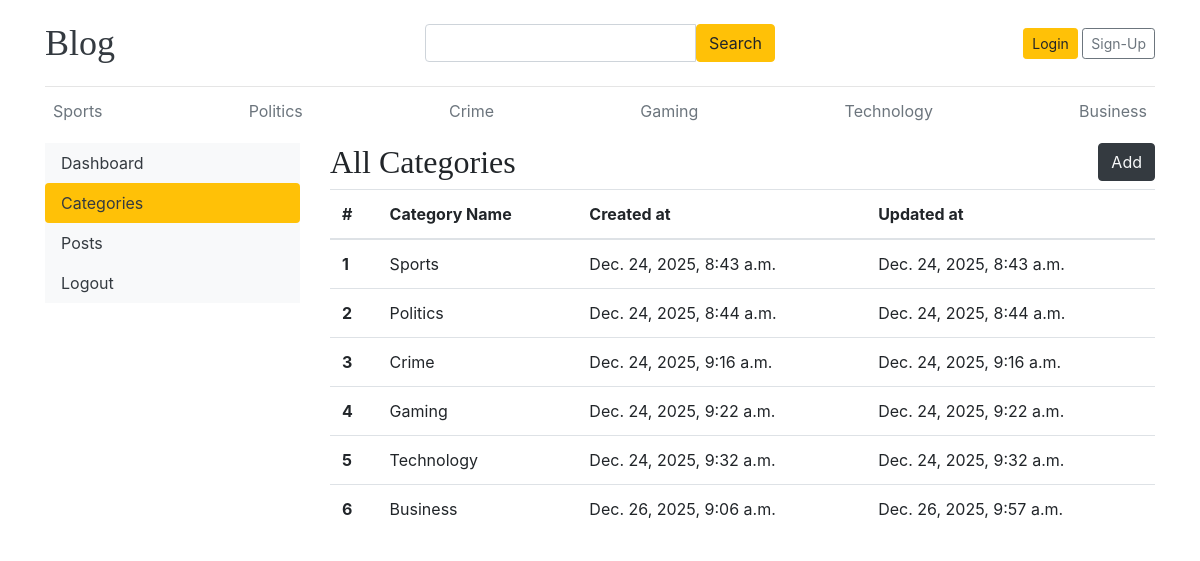
/dashboard/categories/, run on the app's committed database.
### blogs/models.py (models this page shows)
class Category(models.Model) :
    category_name = models.CharField("Category", max_length = 50, unique = True)
    created_at = models.DateTimeField(auto_now_add = True)
    updated_at = models.DateTimeField(auto_now = True)
    class Meta :
        verbose_name_plural = 'categories'
    def __str__(self) :
        return self.category_name

### dashboards/views.py (the view)
# urls.py: path('categories/', views.categories, name = "categories"),
def categories(request) :
    return render(request, "dashboard/categories.html")

### blogs/context_processors.py (called while the page is built)
def get_categories(request) :
    categories = Category.objects.all()
    return dict(categories = categories)

def get_socials(request) :
    social_links = SocialLink.objects.all()
    return dict(socials = social_links)

### templates/dashboard/categories.html (shortened to what this page needs)
{% extends "base.html" %}
{% block content %}
<div class="row">
    {% include "dashboard/sidebar.html" %}
    <div class="col-md-9">
        <div class="row">
            <div class="col"><h2>All Categories</h2></div>
            <div class="col"><a href = "{% url 'add_category' %}" class ="btn btn-dark text-light float-right mb-2">Add</a></div>
        </div>
        <table class="table table-hover">
            <thead>
                <tr>
                    <th>#</th>
                    <th>Category Name</th>
                    <th>Created at</th>
                    <th>Updated at</th>
                </tr>
            </thead>
            <tbody>
                {% for cat in categories %}
                <tr>
                    <th>{{ forloop.counter }}</th>
                    <td>{{ cat }}</td>
                    <td>{{ cat.created_at }}</td>
                    <td>{{ cat.updated_at }}</td>
                </tr>
                {% endfor %}
            </tbody>
        </table>
    </div>
</div>
{% endblock %}

### templates/base.html (shortened to what this page needs)
{% load static %}
<!DOCTYPE html>
<html lang="en">
<head>
    <link href="https://getbootstrap.com/docs/4.0/dist/css/bootstrap.min.css" rel="stylesheet">
    <link href="{% static 'css/blog.css' %}" rel="stylesheet">
    <link rel="stylesheet" href="https://cdnjs.cloudflare.com/ajax/libs/font-awesome/4.7.0/css/font-awesome.min.css">
  </head>
<body>
    <div class="container">
      <header class="blog-header py-3">
        <div class="row align-items-center">
        <div class="col">
          <a class="blog-header-logo text-dark" href="/">Blog</a>
        </div>
        <div class="col d-flex justify-content-center">
          <form action="{% url 'search' %}" method="GET" style="width: 100%; max-width: 400px;">
            <div class="input-group">
              <input class="form-control" type="text" name="keyword" value = {{ keyword }}>
              <button class="btn btn-warning" type="submit">Search</button>
            </div>
          </form>
        </div>
        <div class="col d-flex justify-content-end">
          {% if not user.is_authenticated %}
            <a class="btn btn-sm btn-warning" href="{% url 'login' %}">Login</a>&nbsp;
            <a class="btn btn-sm btn-outline-secondary" href="{% url 'register' %}">Sign-Up</a>
          {% else %}
            <span><a href = "{% url 'dashboard' %}">Dashboard</a></span> &emsp;
            <span><a href = "{% url 'logout' %}">Logout</a></span>
          {% endif %}
        </div>
      </div>
      </header>
      <div class="nav-scroller py-1 mb-2">
        <nav class="nav d-flex justify-content-between">
          {% for cat in categories %}
          <a class="p-2 text-muted" href="{% url 'groupby_category' cat.id %}">{{ cat }}</a>
          {% endfor %}
        </nav>
      </div>
</body>
</html>
{% block content %}
{% endblock %}

### blog_main/static/css/blog.css (style rules this page uses)
.blog-header { border-bottom: 1px solid #e5e5e5; }
.blog-header-logo { font-family: "Playfair Display", Georgia, "Times New Roman", serif; font-size: 2.25rem; }
h1, h2, h3, h4, h5, h6 { font-family: "Playfair Display", Georgia, "Times New Roman", serif; }

### data on the page
Category: category_name "Sports", created_at "Dec. 24, 2025, 8:43 a.m.", updated_at "Dec. 24, 2025, 8:43 a.m."
Category: category_name "Politics", created_at "Dec. 24, 2025, 8:44 a.m.", updated_at "Dec. 24, 2025, 8:44 a.m."
Category: category_name "Crime", created_at "Dec. 24, 2025, 9:16 a.m.", updated_at "Dec. 24, 2025, 9:16 a.m."
Category: category_name "Gaming", created_at "Dec. 24, 2025, 9:22 a.m.", updated_at "Dec. 24, 2025, 9:22 a.m."
Category: category_name "Technology", created_at "Dec. 24, 2025, 9:32 a.m.", updated_at "Dec. 24, 2025, 9:32 a.m."
Category: category_name "Business", created_at "Dec. 26, 2025, 9:06 a.m.", updated_at "Dec. 26, 2025, 9:57 a.m."
